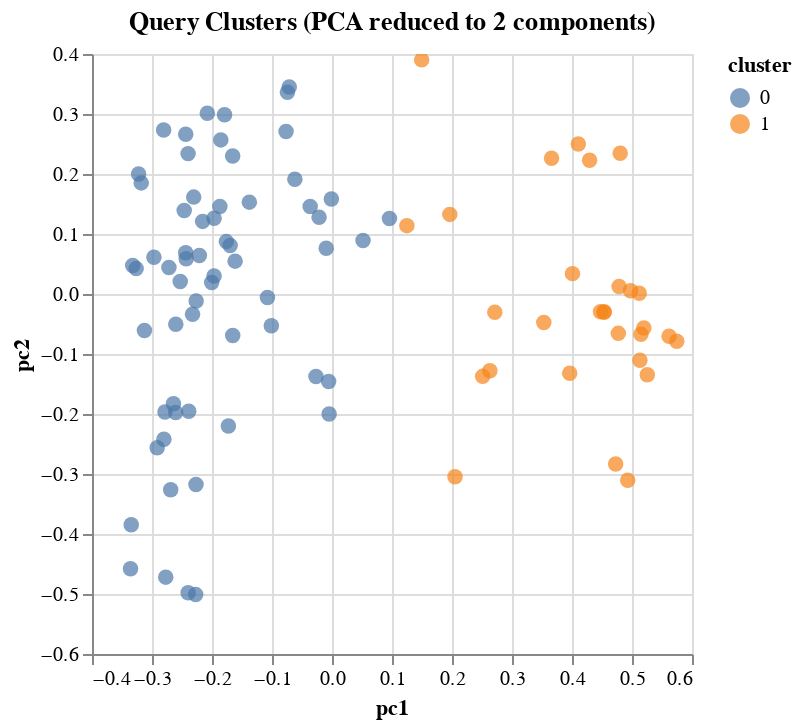

The notebook cell saved with this chart:
### Code cell
# Visualize the clusters using Altair
chart = alt.Chart(df_clust).mark_circle(size=60).encode(
    x='pc1',
    y='pc2',
    color='cluster',
    tooltip=['pc1', 'pc2', 'cluster']
).properties(
    title='Query Clusters (PCA reduced to 2 components)'
).interactive()

chart.display()

### Figure 1 — Vega-Lite specification as saved in the notebook (floating-point values rounded to 4 significant figures)
{"config": {"view": {"continuousWidth": 300, "continuousHeight": 300}}, "data": {"name": "data-ad6d4c9bf31230c14cfa1b60fa1b80f5"}, "mark": {"type": "circle", "size": 60}, "encoding": {"color": {"field": "cluster", "type": "nominal"}, "tooltip": [{"field": "pc1", "type": "quantitative"}, {"field": "pc2", "type": "quantitative"}, {"field": "cluster", "type": "nominal"}], "x": {"field": "pc1", "type": "quantitative"}, "y": {"field": "pc2", "type": "quantitative"}}, "params": [{"name": "param_1", "select": {"type": "interval", "encodings": ["x", "y"]}, "bind": "scales"}], "title": "Query Clusters (PCA reduced to 2 components)", "$schema": "https://vega.github.io/schema/vega-lite/v5.20.1.json", "datasets": {"data-ad6d4c9bf31230c14cfa1b60fa1b80f5": [{"pc1": -0.07428, "pc2": 0.3361, "cluster": "0"}, {"pc1": -0.02672, "pc2": -0.1376, "cluster": "0"}, {"pc1": -0.1869, "pc2": 0.1459, "cluster": "0"}, {"pc1": -0.2272, "pc2": -0.5009, "cluster": "0"}, {"pc1": 0.4105, "pc2": 0.25, "cluster": "1"}, {"pc1": 0.3659, "pc2": 0.2263, "cluster": "1"}, {"pc1": -0.009635, "pc2": 0.07611, "cluster": "0"}, {"pc1": 0.4803, "pc2": 0.2347, "cluster": "1"}, {"pc1": -0.1655, "pc2": 0.2298, "cluster": "0"}, {"pc1": -0.1698, "pc2": 0.08081, "cluster": "0"}, {"pc1": 0.09576, "pc2": 0.1257, "cluster": "0"}, {"pc1": -0.2529, "pc2": 0.02093, "cluster": "0"}, {"pc1": 0.5747, "pc2": -0.07859, "cluster": "1"}, {"pc1": -0.1966, "pc2": 0.02999, "cluster": "0"}, {"pc1": 0.5618, "pc2": -0.07057, "cluster": "1"}, {"pc1": -0.2718, "pc2": 0.04402, "cluster": "0"}, {"pc1": 0.5197, "pc2": -0.05678, "cluster": "1"}, {"pc1": -0.07656, "pc2": 0.2709, "cluster": "0"}, {"pc1": -0.2605, "pc2": -0.1977, "cluster": "0"}, {"pc1": -0.2463, "pc2": 0.1391, "cluster": "0"}, {"pc1": -0.1791, "pc2": 0.2989, "cluster": "0"}, {"pc1": -0.1965, "pc2": 0.1263, "cluster": "0"}, {"pc1": -0.2388, "pc2": -0.1953, "cluster": "0"}, {"pc1": -0.2688, "pc2": -0.3264, "cluster": "0"}, {"pc1": -0.2267, "pc2": -0.3175, "cluster": "0"}, {"pc1": 0.2511, "pc2": -0.1373, "cluster": "1"}, {"pc1": 0.205, "pc2": -0.3046, "cluster": "1"}, {"pc1": -0.2801, "pc2": -0.2421, "cluster": "0"}, {"pc1": -0.1761, "pc2": 0.08731, "cluster": "0"}, {"pc1": 0.4536, "pc2": -0.02984, "cluster": "1"}, {"pc1": -0.1853, "pc2": 0.2569, "cluster": "0"}, {"pc1": 0.3961, "pc2": -0.1322, "cluster": "1"}, {"pc1": 0.4976, "pc2": 0.005325, "cluster": "1"}, {"pc1": 0.4293, "pc2": 0.2229, "cluster": "1"}, {"pc1": -0.0364, "pc2": 0.1459, "cluster": "0"}, {"pc1": -0.2806, "pc2": 0.2735, "cluster": "0"}, {"pc1": -0.2264, "pc2": -0.01182, "cluster": "0"}, {"pc1": -0.001068, "pc2": 0.1584, "cluster": "0"}, {"pc1": -0.2603, "pc2": -0.05029, "cluster": "0"}, {"pc1": -0.2305, "pc2": 0.1615, "cluster": "0"}, {"pc1": 0.4728, "pc2": -0.2832, "cluster": "1"}, {"pc1": 0.1963, "pc2": 0.1327, "cluster": "1"}, {"pc1": 0.1494, "pc2": 0.3902, "cluster": "1"}, {"pc1": -0.3264, "pc2": 0.0423, "cluster": "0"}, {"pc1": 0.353, "pc2": -0.04757, "cluster": "1"}, {"pc1": 0.4475, "pc2": -0.02956, "cluster": "1"}, {"pc1": -0.1655, "pc2": -0.06911, "cluster": "0"}, {"pc1": -0.3346, "pc2": -0.3847, "cluster": "0"}, {"pc1": 0.4536, "pc2": -0.02984, "cluster": "1"}, {"pc1": -0.3321, "pc2": 0.0474, "cluster": "0"}, {"pc1": 0.4008, "pc2": 0.03395, "cluster": "1"}, {"pc1": -0.2968, "pc2": 0.06117, "cluster": "0"}, {"pc1": -0.3358, "pc2": -0.458, "cluster": "0"}, {"pc1": -0.2431, "pc2": 0.0586, "cluster": "0"}, {"pc1": -0.06194, "pc2": 0.1913, "cluster": "0"}, {"pc1": -0.3126, "pc2": -0.06069, "cluster": "0"}, {"pc1": -0.2643, "pc2": -0.183, "cluster": "0"}, {"pc1": 0.2714, "pc2": -0.03055, "cluster": "1"}, {"pc1": 0.4929, "pc2": -0.3104, "cluster": "1"}, {"pc1": -0.2156, "pc2": 0.121, "cluster": "0"}, {"pc1": -0.2439, "pc2": 0.0688, "cluster": "0"}, {"pc1": -0.2438, "pc2": 0.2661, "cluster": "0"}, {"pc1": -0.1727, "pc2": -0.2199, "cluster": "0"}, {"pc1": 0.5255, "pc2": -0.1345, "cluster": "1"}, {"pc1": -0.07125, "pc2": 0.3449, "cluster": "0"}, {"pc1": 0.2631, "pc2": -0.1279, "cluster": "1"}, {"pc1": -0.3223, "pc2": 0.2, "cluster": "0"}, {"pc1": -0.2397, "pc2": -0.4978, "cluster": "0"}, {"pc1": -0.004775, "pc2": -0.2, "cluster": "0"}, {"pc1": -0.1377, "pc2": 0.1531, "cluster": "0"}, {"pc1": -0.1011, "pc2": -0.05284, "cluster": "0"}, {"pc1": -0.1615, "pc2": 0.05476, "cluster": "0"}, {"pc1": -0.221, "pc2": 0.06421, "cluster": "0"}, {"pc1": -0.1076, "pc2": -0.005764, "cluster": "0"}, {"pc1": 0.05174, "pc2": 0.08921, "cluster": "0"}, {"pc1": 0.5132, "pc2": -0.1103, "cluster": "1"}, {"pc1": 0.4772, "pc2": -0.06561, "cluster": "1"}, {"pc1": -0.318, "pc2": 0.1852, "cluster": "0"}, {"pc1": -0.2399, "pc2": 0.234, "cluster": "0"}, {"pc1": 0.5121, "pc2": 0.001213, "cluster": "1"}, {"pc1": -0.2771, "pc2": -0.4719, "cluster": "0"}, {"pc1": -0.005632, "pc2": -0.1457, "cluster": "0"}, {"pc1": -0.2784, "pc2": -0.1966, "cluster": "0"}, {"pc1": 0.1248, "pc2": 0.1139, "cluster": "1"}, {"pc1": -0.2078, "pc2": 0.3013, "cluster": "0"}, {"pc1": -0.2324, "pc2": -0.03386, "cluster": "0"}, {"pc1": 0.5149, "pc2": -0.06725, "cluster": "1"}, {"pc1": -0.02155, "pc2": 0.1281, "cluster": "0"}, {"pc1": -0.2914, "pc2": -0.2564, "cluster": "0"}, {"pc1": 0.4785, "pc2": 0.01259, "cluster": "1"}, {"pc1": -0.2005, "pc2": 0.01907, "cluster": "0"}]}}
